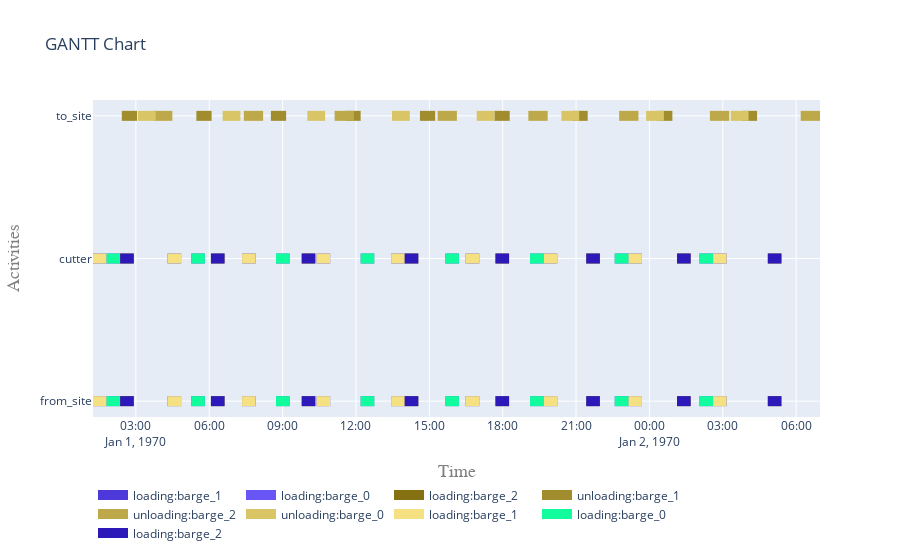

Notebook code for this chart:
### Code cell
fig = plot.get_gantt_chart([from_site, to_site, cutter], id_map=[activities[x] for x in activities])

### Figure 1 — Plotly figure (JSON) as saved in the notebook; plotly's stock layout.template omitted (floating-point values rounded to 4 significant figures)
{"data": [{"connectgaps": false, "hoverinfo": "y+name", "line": {"color": "rgb(77,57,217)", "width": 10}, "mode": "lines", "name": "loading:barge_1", "type": "scatter", "x": ["1970-01-01T01:14:46", "1970-01-01T01:14:46", "1970-01-01T01:48:06", "1970-01-01T01:48:06", "1970-01-01T01:48:06", "1970-01-01T04:17:38", "1970-01-01T04:17:38", "1970-01-01T04:50:58", "1970-01-01T04:50:58", "1970-01-01T04:50:58", "1970-01-01T07:20:30", "1970-01-01T07:20:30", "1970-01-01T07:53:50", "1970-01-01T07:53:50", "1970-01-01T07:53:50", "1970-01-01T10:23:22", "1970-01-01T10:23:22", "1970-01-01T10:56:42", "1970-01-01T10:56:42", "1970-01-01T10:56:42", "1970-01-01T13:26:14", "1970-01-01T13:26:14", "1970-01-01T13:59:34", "1970-01-01T13:59:34", "1970-01-01T13:59:34", "1970-01-01T16:29:06", "1970-01-01T16:29:06", "1970-01-01T17:02:26", "1970-01-01T17:02:26", "1970-01-01T17:02:26", "1970-01-01T19:40:26", "1970-01-01T19:40:26", "1970-01-01T20:13:46", "1970-01-01T20:13:46", "1970-01-01T20:13:46", "1970-01-01T23:08:14", "1970-01-01T23:08:14", "1970-01-01T23:41:34", "1970-01-01T23:41:34", "1970-01-01T23:41:34", "1970-01-02T02:36:02", "1970-01-02T02:36:02", "1970-01-02T03:09:22", "1970-01-02T03:09:22", "1970-01-02T03:09:22", "1970-01-01T01:14:46", "1970-01-01T01:14:46", "1970-01-01T01:48:06", "1970-01-01T01:48:06", "1970-01-01T01:48:06", "1970-01-01T04:17:38", "1970-01-01T04:17:38", "1970-01-01T04:50:58", "1970-01-01T04:50:58", "1970-01-01T04:50:58", "1970-01-01T07:20:30", "1970-01-01T07:20:30", "1970-01-01T07:53:50", "1970-01-01T07:53:50", "1970-01-01T07:53:50", "1970-01-01T10:23:22", "1970-01-01T10:23:22", "1970-01-01T10:56:42", "1970-01-01T10:56:42", "1970-01-01T10:56:42", "1970-01-01T13:26:14", "1970-01-01T13:26:14", "1970-01-01T13:59:34", "1970-01-01T13:59:34", "1970-01-01T13:59:34", "1970-01-01T16:29:06", "1970-01-01T16:29:06", "1970-01-01T17:02:26", "1970-01-01T17:02:26", "1970-01-01T17:02:26", "1970-01-01T19:40:26", "1970-01-01T19:40:26", "1970-01-01T20:13:46", "1970-01-01T20:13:46", "1970-01-01T20:13:46", "1970-01-01T23:08:14", "1970-01-01T23:08:14", "1970-01-01T23:41:34", "1970-01-01T23:41:34", "1970-01-01T23:41:34", "1970-01-02T02:36:02", "1970-01-02T02:36:02", "1970-01-02T03:09:22", "1970-01-02T03:09:22", "1970-01-02T03:09:22"], "y": ["from_site", "from_site", "from_site", "from_site", null, "from_site", "from_site", "from_site", "from_site", null, "from_site", "from_site", "from_site", "from_site", null, "from_site", "from_site", "from_site", "from_site", null, "from_site", "from_site", "from_site", "from_site", null, "from_site", "from_site", "from_site", "from_site", null, "from_site", "from_site", "from_site", "from_site", null, "from_site", "from_site", "from_site", "from_site", null, "from_site", "from_site", "from_site", "from_site", null, "cutter", "cutter", "cutter", "cutter", null, "cutter", "cutter", "cutter", "cutter", null, "cutter", "cutter", "cutter", "cutter", null, "cutter", "cutter", "cutter", "cutter", null, "cutter", "cutter", "cutter", "cutter", null, "cutter", "cutter", "cutter", "cutter", null, "cutter", "cutter", "cutter", "cutter", null, "cutter", "cutter", "cutter", "cutter", null, "cutter", "cutter", "cutter", "cutter", null]}, {"connectgaps": false, "hoverinfo": "y+name", "line": {"color": "rgb(105,85,245)", "width": 10}, "mode": "lines", "name": "loading:barge_0", "type": "scatter", "x": ["1970-01-01T01:48:06", "1970-01-01T01:48:06", "1970-01-01T02:21:26", "1970-01-01T02:21:26", "1970-01-01T02:21:26", "1970-01-01T05:15:54", "1970-01-01T05:15:54", "1970-01-01T05:49:14", "1970-01-01T05:49:14", "1970-01-01T05:49:14", "1970-01-01T08:43:42", "1970-01-01T08:43:42", "1970-01-01T09:17:02", "1970-01-01T09:17:02", "1970-01-01T09:17:02", "1970-01-01T12:11:30", "1970-01-01T12:11:30", "1970-01-01T12:44:50", "1970-01-01T12:44:50", "1970-01-01T12:44:50", "1970-01-01T15:39:18", "1970-01-01T15:39:18", "1970-01-01T16:12:38", "1970-01-01T16:12:38", "1970-01-01T16:12:38", "1970-01-01T19:07:06", "1970-01-01T19:07:06", "1970-01-01T19:40:26", "1970-01-01T19:40:26", "1970-01-01T19:40:26", "1970-01-01T22:34:54", "1970-01-01T22:34:54", "1970-01-01T23:08:14", "1970-01-01T23:08:14", "1970-01-01T23:08:14", "1970-01-02T02:02:42", "1970-01-02T02:02:42", "1970-01-02T02:36:02", "1970-01-02T02:36:02", "1970-01-02T02:36:02", "1970-01-01T01:48:06", "1970-01-01T01:48:06", "1970-01-01T02:21:26", "1970-01-01T02:21:26", "1970-01-01T02:21:26", "1970-01-01T05:15:54", "1970-01-01T05:15:54", "1970-01-01T05:49:14", "1970-01-01T05:49:14", "1970-01-01T05:49:14", "1970-01-01T08:43:42", "1970-01-01T08:43:42", "1970-01-01T09:17:02", "1970-01-01T09:17:02", "1970-01-01T09:17:02", "1970-01-01T12:11:30", "1970-01-01T12:11:30", "1970-01-01T12:44:50", "1970-01-01T12:44:50", "1970-01-01T12:44:50", "1970-01-01T15:39:18", "1970-01-01T15:39:18", "1970-01-01T16:12:38", "1970-01-01T16:12:38", "1970-01-01T16:12:38", "1970-01-01T19:07:06", "1970-01-01T19:07:06", "1970-01-01T19:40:26", "1970-01-01T19:40:26", "1970-01-01T19:40:26", "1970-01-01T22:34:54", "1970-01-01T22:34:54", "1970-01-01T23:08:14", "1970-01-01T23:08:14", "1970-01-01T23:08:14", "1970-01-02T02:02:42", "1970-01-02T02:02:42", "1970-01-02T02:36:02", "1970-01-02T02:36:02", "1970-01-02T02:36:02"], "y": ["from_site", "from_site", "from_site", "from_site", null, "from_site", "from_site", "from_site", "from_site", null, "from_site", "from_site", "from_site", "from_site", null, "from_site", "from_site", "from_site", "from_site", null, "from_site", "from_site", "from_site", "from_site", null, "from_site", "from_site", "from_site", "from_site", null, "from_site", "from_site", "from_site", "from_site", null, "from_site", "from_site", "from_site", "from_site", null, "cutter", "cutter", "cutter", "cutter", null, "cutter", "cutter", "cutter", "cutter", null, "cutter", "cutter", "cutter", "cutter", null, "cutter", "cutter", "cutter", "cutter", null, "cutter", "cutter", "cutter", "cutter", null, "cutter", "cutter", "cutter", "cutter", null, "cutter", "cutter", "cutter", "cutter", null, "cutter", "cutter", "cutter", "cutter", null]}, {"connectgaps": false, "hoverinfo": "y+name", "line": {"color": "rgb(133,113,17)", "width": 10}, "mode": "lines", "name": "loading:barge_2", "type": "scatter", "x": ["1970-01-01T02:21:26", "1970-01-01T02:21:26", "1970-01-01T02:54:46", "1970-01-01T02:54:46", "1970-01-01T02:54:46", "1970-01-01T06:04:10", "1970-01-01T06:04:10", "1970-01-01T06:37:30", "1970-01-01T06:37:30", "1970-01-01T06:37:30", "1970-01-01T09:46:54", "1970-01-01T09:46:54", "1970-01-01T10:20:14", "1970-01-01T10:20:14", "1970-01-01T10:20:14", "1970-01-01T13:59:34", "1970-01-01T13:59:34", "1970-01-01T14:32:54", "1970-01-01T14:32:54", "1970-01-01T14:32:54", "1970-01-01T17:42:18", "1970-01-01T17:42:18", "1970-01-01T18:15:38", "1970-01-01T18:15:38", "1970-01-01T18:15:38", "1970-01-01T21:25:02", "1970-01-01T21:25:02", "1970-01-01T21:58:22", "1970-01-01T21:58:22", "1970-01-01T21:58:22", "1970-01-02T01:07:46", "1970-01-02T01:07:46", "1970-01-02T01:41:06", "1970-01-02T01:41:06", "1970-01-02T01:41:06", "1970-01-02T04:50:30", "1970-01-02T04:50:30", "1970-01-02T05:23:50", "1970-01-02T05:23:50", "1970-01-02T05:23:50", "1970-01-01T02:21:26", "1970-01-01T02:21:26", "1970-01-01T02:54:46", "1970-01-01T02:54:46", "1970-01-01T02:54:46", "1970-01-01T06:04:10", "1970-01-01T06:04:10", "1970-01-01T06:37:30", "1970-01-01T06:37:30", "1970-01-01T06:37:30", "1970-01-01T09:46:54", "1970-01-01T09:46:54", "1970-01-01T10:20:14", "1970-01-01T10:20:14", "1970-01-01T10:20:14", "1970-01-01T13:59:34", "1970-01-01T13:59:34", "1970-01-01T14:32:54", "1970-01-01T14:32:54", "1970-01-01T14:32:54", "1970-01-01T17:42:18", "1970-01-01T17:42:18", "1970-01-01T18:15:38", "1970-01-01T18:15:38", "1970-01-01T18:15:38", "1970-01-01T21:25:02", "1970-01-01T21:25:02", "1970-01-01T21:58:22", "1970-01-01T21:58:22", "1970-01-01T21:58:22", "1970-01-02T01:07:46", "1970-01-02T01:07:46", "1970-01-02T01:41:06", "1970-01-02T01:41:06", "1970-01-02T01:41:06", "1970-01-02T04:50:30", "1970-01-02T04:50:30", "1970-01-02T05:23:50", "1970-01-02T05:23:50", "1970-01-02T05:23:50"], "y": ["from_site", "from_site", "from_site", "from_site", null, "from_site", "from_site", "from_site", "from_site", null, "from_site", "from_site", "from_site", "from_site", null, "from_site", "from_site", "from_site", "from_site", null, "from_site", "from_site", "from_site", "from_site", null, "from_site", "from_site", "from_site", "from_site", null, "from_site", "from_site", "from_site", "from_site", null, "from_site", "from_site", "from_site", "from_site", null, "cutter", "cutter", "cutter", "cutter", null, "cutter", "cutter", "cutter", "cutter", null, "cutter", "cutter", "cutter", "cutter", null, "cutter", "cutter", "cutter", "cutter", null, "cutter", "cutter", "cutter", "cutter", null, "cutter", "cutter", "cutter", "cutter", null, "cutter", "cutter", "cutter", "cutter", null, "cutter", "cutter", "cutter", "cutter", null]}, {"connectgaps": false, "hoverinfo": "y+name", "line": {"color": "rgb(161,141,45)", "width": 10}, "mode": "lines", "name": "unloading:barge_1", "type": "scatter", "x": ["1970-01-01T02:25:29", "1970-01-01T02:25:29", "1970-01-01T03:02:52", "1970-01-01T03:02:52", "1970-01-01T03:02:52", "1970-01-01T05:28:21", "1970-01-01T05:28:21", "1970-01-01T06:05:44", "1970-01-01T06:05:44", "1970-01-01T06:05:44", "1970-01-01T08:31:13", "1970-01-01T08:31:13", "1970-01-01T09:08:36", "1970-01-01T09:08:36", "1970-01-01T09:08:36", "1970-01-01T11:34:05", "1970-01-01T11:34:05", "1970-01-01T12:11:28", "1970-01-01T12:11:28", "1970-01-01T12:11:28", "1970-01-01T14:36:57", "1970-01-01T14:36:57", "1970-01-01T15:14:20", "1970-01-01T15:14:20", "1970-01-01T15:14:20", "1970-01-01T17:39:49", "1970-01-01T17:39:49", "1970-01-01T18:17:12", "1970-01-01T18:17:12", "1970-01-01T18:17:12", "1970-01-01T20:51:09", "1970-01-01T20:51:09", "1970-01-01T21:28:32", "1970-01-01T21:28:32", "1970-01-01T21:28:32", "1970-01-02T00:18:57", "1970-01-02T00:18:57", "1970-01-02T00:56:20", "1970-01-02T00:56:20", "1970-01-02T00:56:20", "1970-01-02T03:46:45", "1970-01-02T03:46:45", "1970-01-02T04:24:08", "1970-01-02T04:24:08", "1970-01-02T04:24:08"], "y": ["to_site", "to_site", "to_site", "to_site", null, "to_site", "to_site", "to_site", "to_site", null, "to_site", "to_site", "to_site", "to_site", null, "to_site", "to_site", "to_site", "to_site", null, "to_site", "to_site", "to_site", "to_site", null, "to_site", "to_site", "to_site", "to_site", null, "to_site", "to_site", "to_site", "to_site", null, "to_site", "to_site", "to_site", "to_site", null, "to_site", "to_site", "to_site", "to_site", null]}, {"connectgaps": false, "hoverinfo": "y+name", "line": {"color": "rgb(189,169,73)", "width": 10}, "mode": "lines", "name": "unloading:barge_2", "type": "scatter", "x": ["1970-01-01T03:42:07", "1970-01-01T03:42:07", "1970-01-01T04:29:28", "1970-01-01T04:29:28", "1970-01-01T04:29:28", "1970-01-01T07:24:51", "1970-01-01T07:24:51", "1970-01-01T08:12:12", "1970-01-01T08:12:12", "1970-01-01T08:12:12", "1970-01-01T11:07:35", "1970-01-01T11:07:35", "1970-01-01T11:54:56", "1970-01-01T11:54:56", "1970-01-01T11:54:56", "1970-01-01T15:20:15", "1970-01-01T15:20:15", "1970-01-01T16:07:36", "1970-01-01T16:07:36", "1970-01-01T16:07:36", "1970-01-01T19:02:59", "1970-01-01T19:02:59", "1970-01-01T19:50:20", "1970-01-01T19:50:20", "1970-01-01T19:50:20", "1970-01-01T22:45:43", "1970-01-01T22:45:43", "1970-01-01T23:33:04", "1970-01-01T23:33:04", "1970-01-01T23:33:04", "1970-01-02T02:28:27", "1970-01-02T02:28:27", "1970-01-02T03:15:48", "1970-01-02T03:15:48", "1970-01-02T03:15:48", "1970-01-02T06:11:11", "1970-01-02T06:11:11", "1970-01-02T06:58:32", "1970-01-02T06:58:32", "1970-01-02T06:58:32"], "y": ["to_site", "to_site", "to_site", "to_site", null, "to_site", "to_site", "to_site", "to_site", null, "to_site", "to_site", "to_site", "to_site", null, "to_site", "to_site", "to_site", "to_site", null, "to_site", "to_site", "to_site", "to_site", null, "to_site", "to_site", "to_site", "to_site", null, "to_site", "to_site", "to_site", "to_site", null, "to_site", "to_site", "to_site", "to_site", null]}, {"connectgaps": false, "hoverinfo": "y+name", "line": {"color": "rgb(217,197,101)", "width": 10}, "mode": "lines", "name": "unloading:barge_0", "type": "scatter", "x": ["1970-01-01T03:05:03", "1970-01-01T03:05:03", "1970-01-01T03:48:40", "1970-01-01T03:48:40", "1970-01-01T03:48:40", "1970-01-01T06:32:51", "1970-01-01T06:32:51", "1970-01-01T07:16:28", "1970-01-01T07:16:28", "1970-01-01T07:16:28", "1970-01-01T10:00:39", "1970-01-01T10:00:39", "1970-01-01T10:44:16", "1970-01-01T10:44:16", "1970-01-01T10:44:16", "1970-01-01T13:28:27", "1970-01-01T13:28:27", "1970-01-01T14:12:04", "1970-01-01T14:12:04", "1970-01-01T14:12:04", "1970-01-01T16:56:15", "1970-01-01T16:56:15", "1970-01-01T17:39:52", "1970-01-01T17:39:52", "1970-01-01T17:39:52", "1970-01-01T20:24:03", "1970-01-01T20:24:03", "1970-01-01T21:07:40", "1970-01-01T21:07:40", "1970-01-01T21:07:40", "1970-01-01T23:51:51", "1970-01-01T23:51:51", "1970-01-02T00:35:28", "1970-01-02T00:35:28", "1970-01-02T00:35:28", "1970-01-02T03:19:39", "1970-01-02T03:19:39", "1970-01-02T04:03:16", "1970-01-02T04:03:16", "1970-01-02T04:03:16"], "y": ["to_site", "to_site", "to_site", "to_site", null, "to_site", "to_site", "to_site", "to_site", null, "to_site", "to_site", "to_site", "to_site", null, "to_site", "to_site", "to_site", "to_site", null, "to_site", "to_site", "to_site", "to_site", null, "to_site", "to_site", "to_site", "to_site", null, "to_site", "to_site", "to_site", "to_site", null, "to_site", "to_site", "to_site", "to_site", null]}, {"connectgaps": false, "hoverinfo": "y+name", "line": {"color": "rgb(245,225,129)", "width": 10}, "mode": "lines", "name": "loading:barge_1", "type": "scatter", "x": ["1970-01-01T01:14:46", "1970-01-01T01:14:46", "1970-01-01T01:48:06", "1970-01-01T01:48:06", "1970-01-01T01:48:06", "1970-01-01T04:17:38", "1970-01-01T04:17:38", "1970-01-01T04:50:58", "1970-01-01T04:50:58", "1970-01-01T04:50:58", "1970-01-01T07:20:30", "1970-01-01T07:20:30", "1970-01-01T07:53:50", "1970-01-01T07:53:50", "1970-01-01T07:53:50", "1970-01-01T10:23:22", "1970-01-01T10:23:22", "1970-01-01T10:56:42", "1970-01-01T10:56:42", "1970-01-01T10:56:42", "1970-01-01T13:26:14", "1970-01-01T13:26:14", "1970-01-01T13:59:34", "1970-01-01T13:59:34", "1970-01-01T13:59:34", "1970-01-01T16:29:06", "1970-01-01T16:29:06", "1970-01-01T17:02:26", "1970-01-01T17:02:26", "1970-01-01T17:02:26", "1970-01-01T19:40:26", "1970-01-01T19:40:26", "1970-01-01T20:13:46", "1970-01-01T20:13:46", "1970-01-01T20:13:46", "1970-01-01T23:08:14", "1970-01-01T23:08:14", "1970-01-01T23:41:34", "1970-01-01T23:41:34", "1970-01-01T23:41:34", "1970-01-02T02:36:02", "1970-01-02T02:36:02", "1970-01-02T03:09:22", "1970-01-02T03:09:22", "1970-01-02T03:09:22", "1970-01-01T01:14:46", "1970-01-01T01:14:46", "1970-01-01T01:48:06", "1970-01-01T01:48:06", "1970-01-01T01:48:06", "1970-01-01T04:17:38", "1970-01-01T04:17:38", "1970-01-01T04:50:58", "1970-01-01T04:50:58", "1970-01-01T04:50:58", "1970-01-01T07:20:30", "1970-01-01T07:20:30", "1970-01-01T07:53:50", "1970-01-01T07:53:50", "1970-01-01T07:53:50", "1970-01-01T10:23:22", "1970-01-01T10:23:22", "1970-01-01T10:56:42", "1970-01-01T10:56:42", "1970-01-01T10:56:42", "1970-01-01T13:26:14", "1970-01-01T13:26:14", "1970-01-01T13:59:34", "1970-01-01T13:59:34", "1970-01-01T13:59:34", "1970-01-01T16:29:06", "1970-01-01T16:29:06", "1970-01-01T17:02:26", "1970-01-01T17:02:26", "1970-01-01T17:02:26", "1970-01-01T19:40:26", "1970-01-01T19:40:26", "1970-01-01T20:13:46", "1970-01-01T20:13:46", "1970-01-01T20:13:46", "1970-01-01T23:08:14", "1970-01-01T23:08:14", "1970-01-01T23:41:34", "1970-01-01T23:41:34", "1970-01-01T23:41:34", "1970-01-02T02:36:02", "1970-01-02T02:36:02", "1970-01-02T03:09:22", "1970-01-02T03:09:22", "1970-01-02T03:09:22"], "y": ["from_site", "from_site", "from_site", "from_site", null, "from_site", "from_site", "from_site", "from_site", null, "from_site", "from_site", "from_site", "from_site", null, "from_site", "from_site", "from_site", "from_site", null, "from_site", "from_site", "from_site", "from_site", null, "from_site", "from_site", "from_site", "from_site", null, "from_site", "from_site", "from_site", "from_site", null, "from_site", "from_site", "from_site", "from_site", null, "from_site", "from_site", "from_site", "from_site", null, "cutter", "cutter", "cutter", "cutter", null, "cutter", "cutter", "cutter", "cutter", null, "cutter", "cutter", "cutter", "cutter", null, "cutter", "cutter", "cutter", "cutter", null, "cutter", "cutter", "cutter", "cutter", null, "cutter", "cutter", "cutter", "cutter", null, "cutter", "cutter", "cutter", "cutter", null, "cutter", "cutter", "cutter", "cutter", null, "cutter", "cutter", "cutter", "cutter", null]}, {"connectgaps": false, "hoverinfo": "y+name", "line": {"color": "rgb(17,253,157)", "width": 10}, "mode": "lines", "name": "loading:barge_0", "type": "scatter", "x": ["1970-01-01T01:48:06", "1970-01-01T01:48:06", "1970-01-01T02:21:26", "1970-01-01T02:21:26", "1970-01-01T02:21:26", "1970-01-01T05:15:54", "1970-01-01T05:15:54", "1970-01-01T05:49:14", "1970-01-01T05:49:14", "1970-01-01T05:49:14", "1970-01-01T08:43:42", "1970-01-01T08:43:42", "1970-01-01T09:17:02", "1970-01-01T09:17:02", "1970-01-01T09:17:02", "1970-01-01T12:11:30", "1970-01-01T12:11:30", "1970-01-01T12:44:50", "1970-01-01T12:44:50", "1970-01-01T12:44:50", "1970-01-01T15:39:18", "1970-01-01T15:39:18", "1970-01-01T16:12:38", "1970-01-01T16:12:38", "1970-01-01T16:12:38", "1970-01-01T19:07:06", "1970-01-01T19:07:06", "1970-01-01T19:40:26", "1970-01-01T19:40:26", "1970-01-01T19:40:26", "1970-01-01T22:34:54", "1970-01-01T22:34:54", "1970-01-01T23:08:14", "1970-01-01T23:08:14", "1970-01-01T23:08:14", "1970-01-02T02:02:42", "1970-01-02T02:02:42", "1970-01-02T02:36:02", "1970-01-02T02:36:02", "1970-01-02T02:36:02", "1970-01-01T01:48:06", "1970-01-01T01:48:06", "1970-01-01T02:21:26", "1970-01-01T02:21:26", "1970-01-01T02:21:26", "1970-01-01T05:15:54", "1970-01-01T05:15:54", "1970-01-01T05:49:14", "1970-01-01T05:49:14", "1970-01-01T05:49:14", "1970-01-01T08:43:42", "1970-01-01T08:43:42", "1970-01-01T09:17:02", "1970-01-01T09:17:02", "1970-01-01T09:17:02", "1970-01-01T12:11:30", "1970-01-01T12:11:30", "1970-01-01T12:44:50", "1970-01-01T12:44:50", "1970-01-01T12:44:50", "1970-01-01T15:39:18", "1970-01-01T15:39:18", "1970-01-01T16:12:38", "1970-01-01T16:12:38", "1970-01-01T16:12:38", "1970-01-01T19:07:06", "1970-01-01T19:07:06", "1970-01-01T19:40:26", "1970-01-01T19:40:26", "1970-01-01T19:40:26", "1970-01-01T22:34:54", "1970-01-01T22:34:54", "1970-01-01T23:08:14", "1970-01-01T23:08:14", "1970-01-01T23:08:14", "1970-01-02T02:02:42", "1970-01-02T02:02:42", "1970-01-02T02:36:02", "1970-01-02T02:36:02", "1970-01-02T02:36:02"], "y": ["from_site", "from_site", "from_site", "from_site", null, "from_site", "from_site", "from_site", "from_site", null, "from_site", "from_site", "from_site", "from_site", null, "from_site", "from_site", "from_site", "from_site", null, "from_site", "from_site", "from_site", "from_site", null, "from_site", "from_site", "from_site", "from_site", null, "from_site", "from_site", "from_site", "from_site", null, "from_site", "from_site", "from_site", "from_site", null, "cutter", "cutter", "cutter", "cutter", null, "cutter", "cutter", "cutter", "cutter", null, "cutter", "cutter", "cutter", "cutter", null, "cutter", "cutter", "cutter", "cutter", null, "cutter", "cutter", "cutter", "cutter", null, "cutter", "cutter", "cutter", "cutter", null, "cutter", "cutter", "cutter", "cutter", null, "cutter", "cutter", "cutter", "cutter", null]}, {"connectgaps": false, "hoverinfo": "y+name", "line": {"color": "rgb(45,25,185)", "width": 10}, "mode": "lines", "name": "loading:barge_2", "type": "scatter", "x": ["1970-01-01T02:21:26", "1970-01-01T02:21:26", "1970-01-01T02:54:46", "1970-01-01T02:54:46", "1970-01-01T02:54:46", "1970-01-01T06:04:10", "1970-01-01T06:04:10", "1970-01-01T06:37:30", "1970-01-01T06:37:30", "1970-01-01T06:37:30", "1970-01-01T09:46:54", "1970-01-01T09:46:54", "1970-01-01T10:20:14", "1970-01-01T10:20:14", "1970-01-01T10:20:14", "1970-01-01T13:59:34", "1970-01-01T13:59:34", "1970-01-01T14:32:54", "1970-01-01T14:32:54", "1970-01-01T14:32:54", "1970-01-01T17:42:18", "1970-01-01T17:42:18", "1970-01-01T18:15:38", "1970-01-01T18:15:38", "1970-01-01T18:15:38", "1970-01-01T21:25:02", "1970-01-01T21:25:02", "1970-01-01T21:58:22", "1970-01-01T21:58:22", "1970-01-01T21:58:22", "1970-01-02T01:07:46", "1970-01-02T01:07:46", "1970-01-02T01:41:06", "1970-01-02T01:41:06", "1970-01-02T01:41:06", "1970-01-02T04:50:30", "1970-01-02T04:50:30", "1970-01-02T05:23:50", "1970-01-02T05:23:50", "1970-01-02T05:23:50", "1970-01-01T02:21:26", "1970-01-01T02:21:26", "1970-01-01T02:54:46", "1970-01-01T02:54:46", "1970-01-01T02:54:46", "1970-01-01T06:04:10", "1970-01-01T06:04:10", "1970-01-01T06:37:30", "1970-01-01T06:37:30", "1970-01-01T06:37:30", "1970-01-01T09:46:54", "1970-01-01T09:46:54", "1970-01-01T10:20:14", "1970-01-01T10:20:14", "1970-01-01T10:20:14", "1970-01-01T13:59:34", "1970-01-01T13:59:34", "1970-01-01T14:32:54", "1970-01-01T14:32:54", "1970-01-01T14:32:54", "1970-01-01T17:42:18", "1970-01-01T17:42:18", "1970-01-01T18:15:38", "1970-01-01T18:15:38", "1970-01-01T18:15:38", "1970-01-01T21:25:02", "1970-01-01T21:25:02", "1970-01-01T21:58:22", "1970-01-01T21:58:22", "1970-01-01T21:58:22", "1970-01-02T01:07:46", "1970-01-02T01:07:46", "1970-01-02T01:41:06", "1970-01-02T01:41:06", "1970-01-02T01:41:06", "1970-01-02T04:50:30", "1970-01-02T04:50:30", "1970-01-02T05:23:50", "1970-01-02T05:23:50", "1970-01-02T05:23:50"], "y": ["from_site", "from_site", "from_site", "from_site", null, "from_site", "from_site", "from_site", "from_site", null, "from_site", "from_site", "from_site", "from_site", null, "from_site", "from_site", "from_site", "from_site", null, "from_site", "from_site", "from_site", "from_site", null, "from_site", "from_site", "from_site", "from_site", null, "from_site", "from_site", "from_site", "from_site", null, "from_site", "from_site", "from_site", "from_site", null, "cutter", "cutter", "cutter", "cutter", null, "cutter", "cutter", "cutter", "cutter", null, "cutter", "cutter", "cutter", "cutter", null, "cutter", "cutter", "cutter", "cutter", null, "cutter", "cutter", "cutter", "cutter", null, "cutter", "cutter", "cutter", "cutter", null, "cutter", "cutter", "cutter", "cutter", null, "cutter", "cutter", "cutter", "cutter", null]}], "layout": {"hovermode": "closest", "legend": {"orientation": "h", "x": 0, "y": -0.2}, "title": {"text": "GANTT Chart"}, "xaxis": {"range": ["1970-01-01T01:14:46", "1970-01-02T06:58:32"], "title": {"font": {"color": "#7f7f7f", "family": "Courier New, monospace", "size": 18}, "text": "Time"}}, "yaxis": {"title": {"font": {"color": "#7f7f7f", "family": "Courier New, monospace", "size": 18}, "text": "Activities"}}}}
